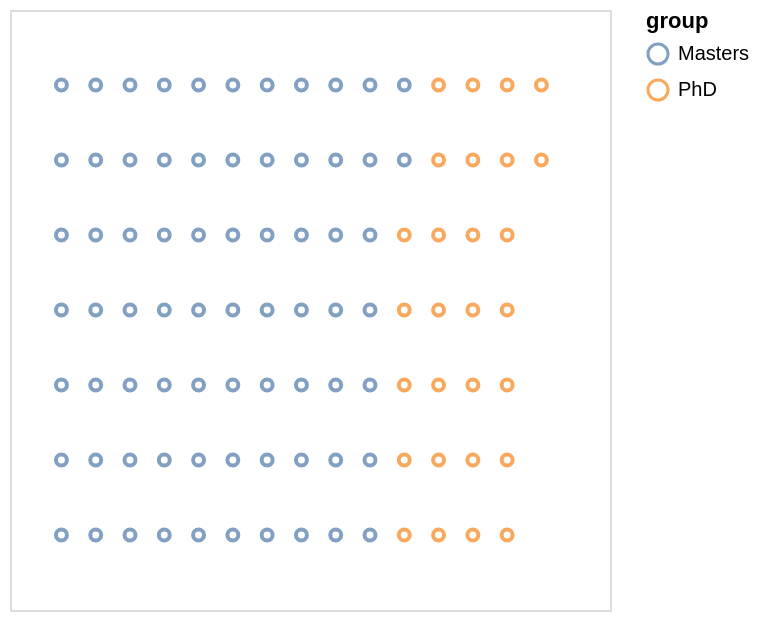

Express this chart as Vega-Lite.
### Vega-Lite specification from a JSON file in a GitHub repository (floating-point values rounded to 4 significant figures)
{"$schema": "https://vega.github.io/schema/vega-lite/v4.json", "data": {"values": [{"y": 7, "x": 1, "group": "Masters", "width": 16, "offset": 0, "id": 1, "time": 2}, {"y": 6, "x": 1, "group": "Masters", "width": 16, "offset": 0, "id": 2, "time": 2}, {"y": 5, "x": 1, "group": "Masters", "width": 16, "offset": 0, "id": 3, "time": 2}, {"y": 4, "x": 1, "group": "Masters", "width": 16, "offset": 0, "id": 4, "time": 2}, {"y": 3, "x": 1, "group": "Masters", "width": 16, "offset": 0, "id": 5, "time": 2}, {"y": 2, "x": 1, "group": "Masters", "width": 16, "offset": 0, "id": 6, "time": 2}, {"y": 1, "x": 1, "group": "Masters", "width": 16, "offset": 0, "id": 7, "time": 2}, {"y": 7, "x": 2, "group": "Masters", "width": 16, "offset": 0, "id": 8, "time": 2}, {"y": 6, "x": 2, "group": "Masters", "width": 16, "offset": 0, "id": 9, "time": 2}, {"y": 5, "x": 2, "group": "Masters", "width": 16, "offset": 0, "id": 10, "time": 2}, {"y": 4, "x": 2, "group": "Masters", "width": 16, "offset": 0, "id": 11, "time": 2}, {"y": 3, "x": 2, "group": "Masters", "width": 16, "offset": 0, "id": 12, "time": 2}, {"y": 2, "x": 2, "group": "Masters", "width": 16, "offset": 0, "id": 13, "time": 2}, {"y": 1, "x": 2, "group": "Masters", "width": 16, "offset": 0, "id": 14, "time": 2}, {"y": 7, "x": 3, "group": "Masters", "width": 16, "offset": 0, "id": 15, "time": 2}, {"y": 6, "x": 3, "group": "Masters", "width": 16, "offset": 0, "id": 16, "time": 2}, {"y": 5, "x": 3, "group": "Masters", "width": 16, "offset": 0, "id": 17, "time": 2}, {"y": 4, "x": 3, "group": "Masters", "width": 16, "offset": 0, "id": 18, "time": 2}, {"y": 3, "x": 3, "group": "Masters", "width": 16, "offset": 0, "id": 19, "time": 2}, {"y": 2, "x": 3, "group": "Masters", "width": 16, "offset": 0, "id": 20, "time": 2}, {"y": 1, "x": 3, "group": "Masters", "width": 16, "offset": 0, "id": 21, "time": 2}, {"y": 7, "x": 4, "group": "Masters", "width": 16, "offset": 0, "id": 22, "time": 2}, {"y": 6, "x": 4, "group": "Masters", "width": 16, "offset": 0, "id": 23, "time": 2}, {"y": 5, "x": 4, "group": "Masters", "width": 16, "offset": 0, "id": 24, "time": 2}, {"y": 4, "x": 4, "group": "Masters", "width": 16, "offset": 0, "id": 25, "time": 2}, {"y": 3, "x": 4, "group": "Masters", "width": 16, "offset": 0, "id": 26, "time": 2}, {"y": 2, "x": 4, "group": "Masters", "width": 16, "offset": 0, "id": 27, "time": 2}, {"y": 1, "x": 4, "group": "Masters", "width": 16, "offset": 0, "id": 28, "time": 2}, {"y": 7, "x": 5, "group": "Masters", "width": 16, "offset": 0, "id": 29, "time": 2}, {"y": 6, "x": 5, "group": "Masters", "width": 16, "offset": 0, "id": 30, "time": 2}, {"y": 5, "x": 5, "group": "Masters", "width": 16, "offset": 0, "id": 31, "time": 2}, {"y": 4, "x": 5, "group": "Masters", "width": 16, "offset": 0, "id": 32, "time": 2}, {"y": 3, "x": 5, "group": "Masters", "width": 16, "offset": 0, "id": 33, "time": 2}, {"y": 2, "x": 5, "group": "Masters", "width": 16, "offset": 0, "id": 34, "time": 2}, {"y": 1, "x": 5, "group": "Masters", "width": 16, "offset": 0, "id": 35, "time": 2}, {"y": 7, "x": 6, "group": "Masters", "width": 16, "offset": 0, "id": 36, "time": 2}, {"y": 6, "x": 6, "group": "Masters", "width": 16, "offset": 0, "id": 37, "time": 2}, {"y": 5, "x": 6, "group": "Masters", "width": 16, "offset": 0, "id": 38, "time": 2}, {"y": 4, "x": 6, "group": "Masters", "width": 16, "offset": 0, "id": 39, "time": 2}, {"y": 3, "x": 6, "group": "Masters", "width": 16, "offset": 0, "id": 40, "time": 2}, {"y": 2, "x": 6, "group": "Masters", "width": 16, "offset": 0, "id": 41, "time": 2}, {"y": 1, "x": 6, "group": "Masters", "width": 16, "offset": 0, "id": 42, "time": 2}, {"y": 7, "x": 7, "group": "Masters", "width": 16, "offset": 0, "id": 43, "time": 2}, {"y": 6, "x": 7, "group": "Masters", "width": 16, "offset": 0, "id": 44, "time": 2}, {"y": 5, "x": 7, "group": "Masters", "width": 16, "offset": 0, "id": 45, "time": 2}, {"y": 4, "x": 7, "group": "Masters", "width": 16, "offset": 0, "id": 46, "time": 2}, {"y": 3, "x": 7, "group": "Masters", "width": 16, "offset": 0, "id": 47, "time": 2}, {"y": 2, "x": 7, "group": "Masters", "width": 16, "offset": 0, "id": 48, "time": 2}, {"y": 1, "x": 7, "group": "Masters", "width": 16, "offset": 0, "id": 49, "time": 2}, {"y": 7, "x": 8, "group": "Masters", "width": 16, "offset": 0, "id": 50, "time": 2}, {"y": 6, "x": 8, "group": "Masters", "width": 16, "offset": 0, "id": 51, "time": 2}, {"y": 5, "x": 8, "group": "Masters", "width": 16, "offset": 0, "id": 52, "time": 2}, {"y": 4, "x": 8, "group": "Masters", "width": 16, "offset": 0, "id": 53, "time": 2}, {"y": 3, "x": 8, "group": "Masters", "width": 16, "offset": 0, "id": 54, "time": 2}, {"y": 2, "x": 8, "group": "Masters", "width": 16, "offset": 0, "id": 55, "time": 2}, {"y": 1, "x": 8, "group": "Masters", "width": 16, "offset": 0, "id": 56, "time": 2}, {"y": 7, "x": 9, "group": "Masters", "width": 16, "offset": 0, "id": 57, "time": 2}, {"y": 6, "x": 9, "group": "Masters", "width": 16, "offset": 0, "id": 58, "time": 2}, {"y": 5, "x": 9, "group": "Masters", "width": 16, "offset": 0, "id": 59, "time": 2}, {"y": 4, "x": 9, "group": "Masters", "width": 16, "offset": 0, "id": 60, "time": 2}, {"y": 3, "x": 9, "group": "Masters", "width": 16, "offset": 0, "id": 61, "time": 2}, {"y": 2, "x": 9, "group": "Masters", "width": 16, "offset": 0, "id": 62, "time": 2}, {"y": 1, "x": 9, "group": "Masters", "width": 16, "offset": 0, "id": 63, "time": 2}, {"y": 7, "x": 10, "group": "Masters", "width": 16, "offset": 0, "id": 64, "time": 2}, {"y": 6, "x": 10, "group": "Masters", "width": 16, "offset": 0, "id": 65, "time": 2}, {"y": 5, "x": 10, "group": "Masters", "width": 16, "offset": 0, "id": 66, "time": 2}, {"y": 4, "x": 10, "group": "Masters", "width": 16, "offset": 0, "id": 67, "time": 2}, {"y": 3, "x": 10, "group": "Masters", "width": 16, "offset": 0, "id": 68, "time": 2}, {"y": 2, "x": 10, "group": "Masters", "width": 16, "offset": 0, "id": 69, "time": 2}, {"y": 1, "x": 10, "group": "Masters", "width": 16, "offset": 0, "id": 70, "time": 2}, {"y": 7, "x": 11, "group": "Masters", "width": 16, "offset": 0, "id": 71, "time": 2}, {"y": 6, "x": 11, "group": "Masters", "width": 16, "offset": 0, "id": 72, "time": 2}, {"y": 5, "x": 11, "group": "PhD", "width": 16, "offset": 0, "id": 73, "time": 2}, {"y": 4, "x": 11, "group": "PhD", "width": 16, "offset": 0, "id": 74, "time": 2}, {"y": 3, "x": 11, "group": "PhD", "width": 16, "offset": 0, "id": 75, "time": 2}, {"y": 2, "x": 11, "group": "PhD", "width": 16, "offset": 0, "id": 76, "time": 2}, {"y": 1, "x": 11, "group": "PhD", "width": 16, "offset": 0, "id": 77, "time": 2}, {"y": 7, "x": 12, "group": "PhD", "width": 16, "offset": 0, "id": 78, "time": 2}, {"y": 6, "x": 12, "group": "PhD", "width": 16, "offset": 0, "id": 79, "time": 2}, {"y": 5, "x": 12, "group": "PhD", "width": 16, "offset": 0, "id": 80, "time": 2}, {"y": 4, "x": 12, "group": "PhD", "width": 16, "offset": 0, "id": 81, "time": 2}, {"y": 3, "x": 12, "group": "PhD", "width": 16, "offset": 0, "id": 82, "time": 2}, {"y": 2, "x": 12, "group": "PhD", "width": 16, "offset": 0, "id": 83, "time": 2}, {"y": 1, "x": 12, "group": "PhD", "width": 16, "offset": 0, "id": 84, "time": 2}, {"y": 7, "x": 13, "group": "PhD", "width": 16, "offset": 0, "id": 85, "time": 2}, {"y": 6, "x": 13, "group": "PhD", "width": 16, "offset": 0, "id": 86, "time": 2}, {"y": 5, "x": 13, "group": "PhD", "width": 16, "offset": 0, "id": 87, "time": 2}, {"y": 4, "x": 13, "group": "PhD", "width": 16, "offset": 0, "id": 88, "time": 2}, {"y": 3, "x": 13, "group": "PhD", "width": 16, "offset": 0, "id": 89, "time": 2}, {"y": 2, "x": 13, "group": "PhD", "width": 16, "offset": 0, "id": 90, "time": 2}, {"y": 1, "x": 13, "group": "PhD", "width": 16, "offset": 0, "id": 91, "time": 2}, {"y": 7, "x": 14, "group": "PhD", "width": 16, "offset": 0, "id": 92, "time": 2}, {"y": 6, "x": 14, "group": "PhD", "width": 16, "offset": 0, "id": 93, "time": 2}, {"y": 5, "x": 14, "group": "PhD", "width": 16, "offset": 0, "id": 94, "time": 2}, {"y": 4, "x": 14, "group": "PhD", "width": 16, "offset": 0, "id": 95, "time": 2}, {"y": 3, "x": 14, "group": "PhD", "width": 16, "offset": 0, "id": 96, "time": 2}, {"y": 2, "x": 14, "group": "PhD", "width": 16, "offset": 0, "id": 97, "time": 2}, {"y": 1, "x": 14, "group": "PhD", "width": 16, "offset": 0, "id": 98, "time": 2}, {"y": 7, "x": 15, "group": "PhD", "width": 16, "offset": 0, "id": 99, "time": 2}, {"y": 6, "x": 15, "group": "PhD", "width": 16, "offset": 0, "id": 100, "time": 2}]}, "mark": "point", "width": "container", "height": "container", "encoding": {"x": {"field": "x", "scale": {"type": "linear", "domain": [-0.5, 17]}, "axis": null}, "y": {"field": "y", "scale": {"type": "linear", "domain": [0, 8]}, "axis": null}, "color": {"field": "group", "type": "nominal"}}}
